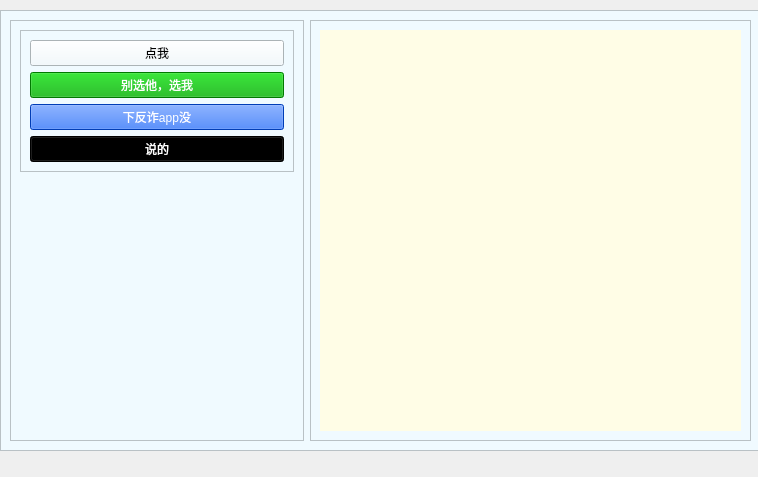
<?xml version="1.0" encoding="UTF-8"?>
<ui version="4.0">
 <class>Form</class>
 <widget class="QWidget" name="Form">
  <property name="geometry">
   <rect>
    <x>0</x>
    <y>0</y>
    <width>758</width>
    <height>477</height>
   </rect>
  </property>
  <property name="windowTitle">
   <string>Form</string>
  </property>
  <widget class="QFrame" name="frame">
   <property name="geometry">
    <rect>
     <x>0</x>
     <y>10</y>
     <width>761</width>
     <height>441</height>
    </rect>
   </property>
   <property name="styleSheet">
    <string notr="true">background-color: rgb(240, 250, 255);</string>
   </property>
   <property name="frameShape">
    <enum>QFrame::StyledPanel</enum>
   </property>
   <property name="frameShadow">
    <enum>QFrame::Raised</enum>
   </property>
   <layout class="QHBoxLayout" name="horizontalLayout">
    <item>
     <widget class="QFrame" name="frame_2">
      <property name="sizePolicy">
       <sizepolicy hsizetype="Preferred" vsizetype="Preferred">
        <horstretch>100</horstretch>
        <verstretch>0</verstretch>
       </sizepolicy>
      </property>
      <property name="frameShape">
       <enum>QFrame::StyledPanel</enum>
      </property>
      <property name="frameShadow">
       <enum>QFrame::Raised</enum>
      </property>
      <layout class="QVBoxLayout" name="verticalLayout">
       <item alignment="Qt::AlignTop">
        <widget class="QFrame" name="frame_4">
         <property name="frameShape">
          <enum>QFrame::StyledPanel</enum>
         </property>
         <property name="frameShadow">
          <enum>QFrame::Raised</enum>
         </property>
         <layout class="QVBoxLayout" name="verticalLayout_2">
          <item>
           <widget class="QPushButton" name="RedCButton">
            <property name="styleSheet">
             <string notr="true">

QPushButton{
	color: rgb(255, 255, 255);
	background-color: rgb(200, 13, 0);
	
}
QPushButton:pressed{
	padding-left:3px;
	padding-top:3px;
}
c</string>
            </property>
            <property name="text">
             <string>点我</string>
            </property>
           </widget>
          </item>
          <item>
           <widget class="QPushButton" name="GreenCButton">
            <property name="styleSheet">
             <string notr="true">

QPushButton{
	background-color: rgb(0, 170, 0);
	color: rgb(255, 255, 255);
	
}
QPushButton:pressed{
	padding-left:3px;
	padding-top:3px;
}
</string>
            </property>
            <property name="text">
             <string>别选他，选我</string>
            </property>
           </widget>
          </item>
          <item>
           <widget class="QPushButton" name="BlueCButton">
            <property name="styleSheet">
             <string notr="true">

QPushButton{
	background-color: rgb(0, 85, 255);
	color: rgb(255, 255, 255);
	
}
QPushButton:pressed{
	padding-left:3px;
	padding-top:3px;
}
</string>
            </property>
            <property name="text">
             <string>下反诈app没</string>
            </property>
           </widget>
          </item>
          <item>
           <widget class="QPushButton" name="BlackCButton">
            <property name="styleSheet">
             <string notr="true">
QPushButton{
	background-color: rgb(0, 0, 0);
	color: rgb(255, 255, 255);
}
QPushButton:pressed{
	padding-left:3px;
	padding-top:3px;
}
</string>
            </property>
            <property name="text">
             <string>说的</string>
            </property>
           </widget>
          </item>
         </layout>
        </widget>
       </item>
      </layout>
     </widget>
    </item>
    <item>
     <widget class="QFrame" name="frame_3">
      <property name="sizePolicy">
       <sizepolicy hsizetype="Preferred" vsizetype="Preferred">
        <horstretch>150</horstretch>
        <verstretch>0</verstretch>
       </sizepolicy>
      </property>
      <property name="frameShape">
       <enum>QFrame::StyledPanel</enum>
      </property>
      <property name="frameShadow">
       <enum>QFrame::Raised</enum>
      </property>
      <layout class="QVBoxLayout" name="verticalLayout_3">
       <item>
        <widget class="QStackedWidget" name="stackedWidget">
         <property name="currentIndex">
          <number>0</number>
         </property>
         <widget class="QWidget" name="FrameColor">
          <property name="styleSheet">
           <string notr="true">background-color: rgb(255, 253, 230);</string>
          </property>
         </widget>
         <widget class="QWidget" name="Frame">
          <property name="styleSheet">
           <string notr="true"/>
          </property>
          <widget class="QLabel" name="PianLabel">
           <property name="geometry">
            <rect>
             <x>50</x>
             <y>40</y>
             <width>321</width>
             <height>321</height>
            </rect>
           </property>
           <property name="font">
            <font>
             <family>华文琥珀</family>
             <pointsize>27</pointsize>
            </font>
           </property>
           <property name="styleSheet">
            <string notr="true">background-image: url(:/images/img/fanzha.jpg);
color: rgb(255, 255, 255);</string>
           </property>
           <property name="text">
            <string>就你
下载反渣</string>
           </property>
           <property name="alignment">
            <set>Qt::AlignBottom|Qt::AlignHCenter</set>
           </property>
           <property name="margin">
            <number>15</number>
           </property>
           <property name="indent">
            <number>4</number>
           </property>
          </widget>
         </widget>
        </widget>
       </item>
      </layout>
     </widget>
    </item>
   </layout>
  </widget>
 </widget>
 <resources>
  <include location="res.qrc"/>
 </resources>
 <connections/>
</ui>
